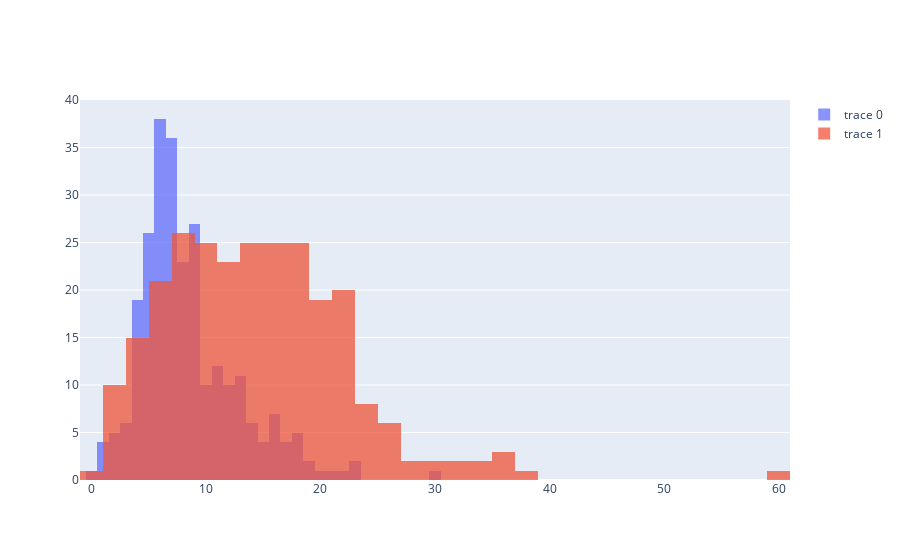

Write notebook code for a chart like this one.
### Code cell
import plotly.graph_objects as go

import numpy as np

x0 = wind_speed_10m.stack().sample(262).values
# Add 1 to shift the mean of the Gaussian distribution
x1 = wind_speed_100m.stack().sample(262).values

# x0 = np.rand
# om.randn(500) + 1

fig = go.Figure()
fig.add_trace(go.Histogram(x=x0))
fig.add_trace(go.Histogram(x=x1))

# Overlay both histograms
fig.update_layout(barmode='overlay')
# Reduce opacity to see both histograms
fig.update_traces(opacity=0.75)
fig.show()

### Figure 1 — Plotly figure (JSON) as saved in the notebook; plotly's stock layout.template omitted (floating-point values rounded to 4 significant figures; data arrays with more than 128 entries replaced by an {"elided": "..."} marker saying what was removed)
{"data": [{"opacity": 0.75, "type": "histogram", "x": {"elided": "262 float values"}}, {"opacity": 0.75, "type": "histogram", "x": {"elided": "262 float values"}}], "layout": {"barmode": "overlay"}}
